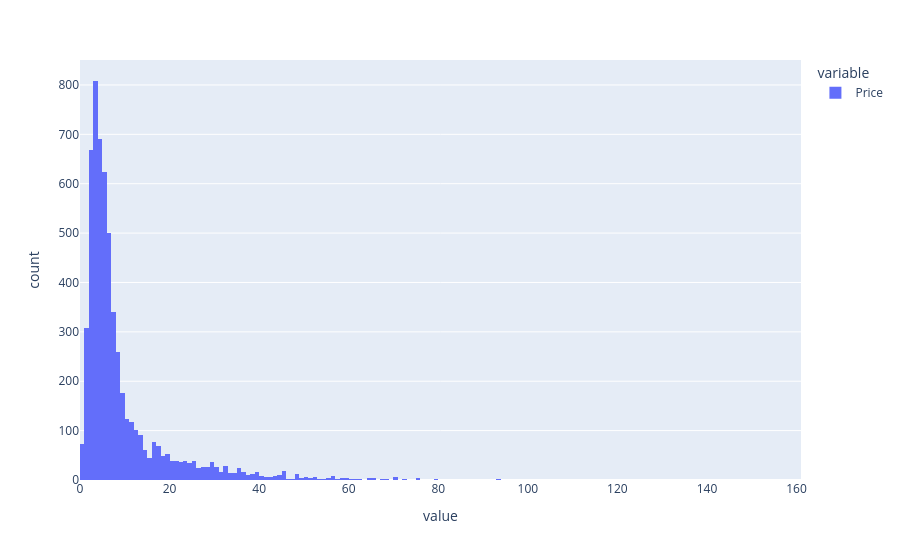

Notebook code cell kept with this figure:
### Code cell
px.histogram(data['Price'])

### Figure 1 — Plotly figure (JSON) as saved in the notebook; plotly's stock layout.template omitted (floating-point values rounded to 4 significant figures; data arrays with more than 128 entries replaced by an {"elided": "..."} marker saying what was removed)
{"data": [{"bingroup": "x", "hovertemplate": "variable=Price<br>value=%{x}<br>count=%{y}<extra></extra>", "legendgroup": "Price", "marker": {"color": "#636efa", "pattern": {"shape": ""}}, "name": "Price", "orientation": "v", "showlegend": true, "type": "histogram", "x": {"elided": "5919 float values"}, "xaxis": "x", "yaxis": "y"}], "layout": {"barmode": "relative", "legend": {"title": {"text": "variable"}, "tracegroupgap": 0}, "margin": {"t": 60}, "xaxis": {"anchor": "y", "domain": [0, 1], "title": {"text": "value"}}, "yaxis": {"anchor": "x", "domain": [0, 1], "title": {"text": "count"}}}}
